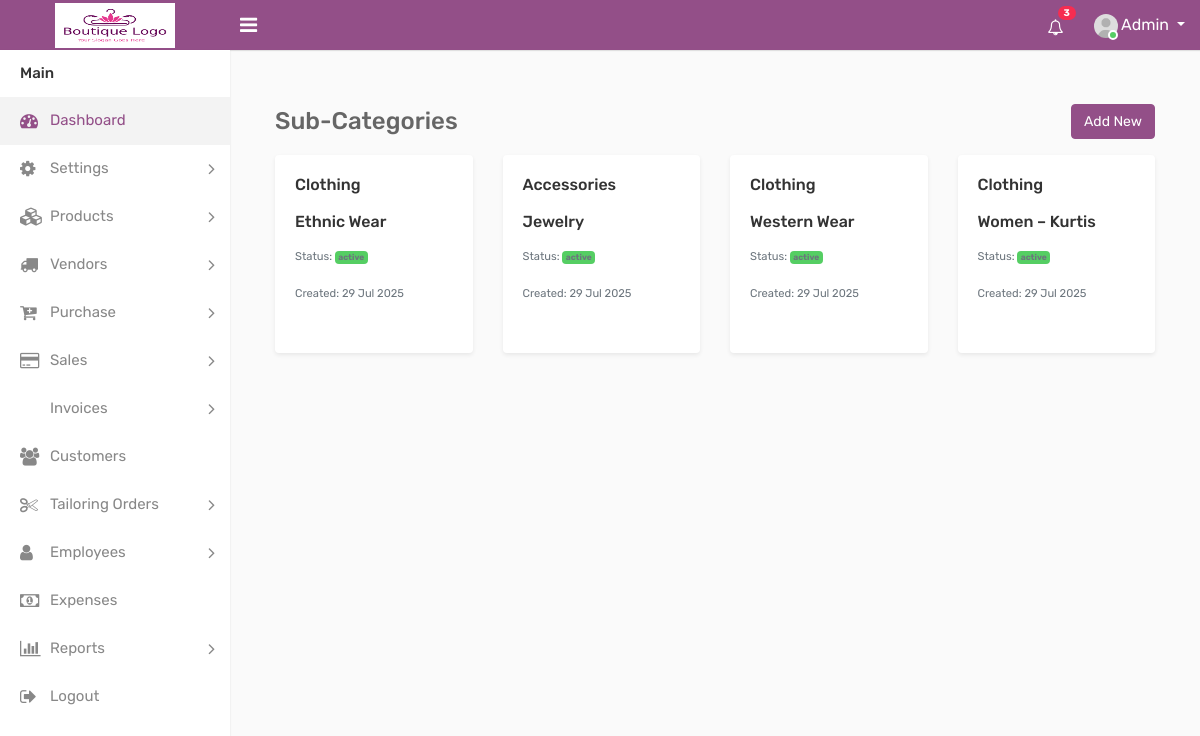
The page /products/sub_categories/ (signed in) on the database its author committed.
### B_App/models.py (models this page shows, shortened)
class ShopSettings(models.Model):
    user = models.OneToOneField(User, on_delete=models.CASCADE)
    shop_name = models.CharField(max_length=255)
    address = models.TextField()
    email = models.EmailField()
    phone = models.CharField(max_length=20)
    logo = models.ImageField(upload_to='logos/', blank=True, null=True)
    theme_color = models.CharField(max_length=7, default='#0d6efd')

class tbl_SubCategory(models.Model):
    category = models.ForeignKey(tbl_Category, on_delete=models.CASCADE, related_name="subcategories")
    name = models.CharField(max_length=100)
    status = models.CharField(max_length=100, null=True, choices=[('active', 'Active'), ('inactive', 'Inactive')])
    created_at = models.DateTimeField(auto_now_add=True)
    updated_at = models.DateTimeField(auto_now=True)

class tbl_Category(models.Model):
    name = models.CharField(max_length=100, null=True)
    status = models.CharField(max_length=100, null=True, choices=[('active', 'Active'), ('inactive', 'Inactive')])
    created_at = models.DateTimeField(auto_now_add=True)
    updated_at = models.DateTimeField(auto_now=True)

### B_App/views.py (the view)
# urls.py: path("products/sub_categories/",sub_categories,name="sub_categories"),
@login_required
def sub_categories(request):
    settings=ShopSettings.objects.first()
    sub=tbl_SubCategory.objects.all()
    context={
        "sub":sub,
        "settings":settings
    }
    return render(request, "products/sub_categories.html",context)

### B_App/context_processors.py (called while the page is built)
def global_settings(request):
    shop_settings = ShopSettings.objects.first()
    theme_settings = None
    if request.user.is_authenticated:
        try:
            theme_settings = ThemeSettings.objects.get(user=request.user)
        except ThemeSettings.DoesNotExist:
            theme_settings = None
    return {
        'settings': shop_settings,
        'theme': theme_settings
    }

### templates/products/sub_categories.html
{% include 'navbar.html' %}
{% load static %}
{% block content %}
<div class="container mt-4">
    <div class="d-flex justify-content-between align-items-center mb-3">
        <h3 class="mb-0">Sub-Categories</h3>
        <a href="/subcategory/add/" class="btn btn-primary">Add New</a>
    </div>
    <div class="row">
        {% for category in sub %}
        <div class="col-md-4 col-lg-3 mb-4">
            <div class="card shadow-sm h-100">
                <div class="card-body">
                    <h5 class="card-title">{{ category.category.name }}</h5>
                    <h5 class="card-title">{{ category.name }}</h5>
                    <p class="card-text text-muted small">Status: <span class="badge {% if category.status == 'active' %}bg-success{% else %}bg-secondary{% endif %}">{{ category.status }}</span></p>
                    <p class="card-text"><small class="text-muted">Created: {{ category.created_at|date:"d M Y" }}</small></p>
                </div>
            </div>
        </div>
        {% empty %}
            <p>No sub-categories available.</p>
        {% endfor %}
    </div>
</div>
{% endblock %}

### templates/navbar.html (shortened to what this page needs)
<!DOCTYPE html>
{% load static %}
<html lang="en">
<head>
    <link rel="stylesheet" type="text/css" href="{% static 'assets/css/bootstrap.min.css' %}">
    <link rel="stylesheet" type="text/css" href="{% static 'assets/css/font-awesome.min.css' %}">
    <link rel="stylesheet" type="text/css" href="{% static 'assets/css/style.css' %}">
</head>
<body>
    <div class="main-wrapper">
        <div class="header" style="background-color:{{settings.theme_color}}">
			<div class="header-left">
				<a href="/dashboard/" class="logo">
                    {% if settings.logo %}
				<img src="{{settings.logo.url}}" width="120" height="45" alt="">
                    {%else %}<span>Your Logo</span>
                    {% endif %}
				</a>
			</div>
			<a id="toggle_btn" href="javascript:void(0);"><i class="fa fa-bars"></i></a>
            <ul class="nav user-menu float-right">
                <li class="nav-item dropdown d-none d-sm-block">
                    <a href="#" class="dropdown-toggle nav-link" data-toggle="dropdown"><i class="fa fa-bell-o"></i> <span class="badge badge-pill bg-danger float-right">3</span></a>
                </li>
                <li class="nav-item dropdown has-arrow">
                    <a href="#" class="dropdown-toggle nav-link user-link" data-toggle="dropdown">
                        <span class="user-img">
							<img class="rounded-circle" src="{% static 'assets/img/user.jpg' %}" width="24" alt="Admin">
							<span class="status online"></span>
						</span>
						<span>Admin</span>
                    </a>
                </li>
            </ul>
        </div>
        <div class="sidebar" id="sidebar">
    <div class="sidebar-inner slimscroll">
        <div id="sidebar-menu" class="sidebar-menu">
            <ul>
                <li class="menu-title">Main</li>
                <li class="active">
                    <a href="{% url 'dashboard' %}"><i class="fa fa-dashboard"></i> <span>Dashboard</span></a>
                </li>
<li class="submenu">
                    <a href="#"><i class="fa fa-cog"></i> <span> Settings </span> <span class="menu-arrow"></span></a>
                </li>
                <li class="submenu">
    <a href="#"><i class="fa fa-cubes"></i> <span> Products </span> <span class="menu-arrow"></span></a>
</li>
                <li class="submenu">
    <a href="#"><i class="fa fa-truck"></i> <span> Vendors </span> <span class="menu-arrow"></span></a>
</li>
                <li class="submenu">
    <a href="#"><i class="fa fa-cart-plus"></i> <span> Purchase </span> <span class="menu-arrow"></span></a>
</li>
                <li class="submenu">
    <a href="#"><i class="fa fa-credit-card"></i> <span> Sales </span> <span class="menu-arrow"></span></a>
</li>
                <li class="submenu">
    <a href="#"><i class="fa fa-file-invoice"></i> <span> Invoices </span> <span class="menu-arrow"></span></a>
</li>
                <li>
                    <a href="{% url 'customers' %}"><i class="fa fa-users"></i> <span>Customers</span></a>
                </li>
                <li class="submenu">
                    <a href="#"><i class="fa fa-scissors"></i> <span> Tailoring Orders </span> <span class="menu-arrow"></span></a>
                </li>
                <li class="submenu">
                    <a href="#"><i class="fa fa-user"></i> <span> Employees </span> <span class="menu-arrow"></span></a>
                </li>
                <li>
                    <a href="{% url 'expenses' %}"><i class="fa fa-money"></i> <span>Expenses</span></a>
                </li>
                <li class="submenu">
                    <a href="#"><i class="fa fa-bar-chart"></i> <span> Reports </span> <span class="menu-arrow"></span></a>
                </li>
                <li>
                    <a href="{% url 'logout' %}"><i class="fa fa-sign-out"></i> <span>Logout</span></a>
                </li>
            </ul>
        </div>
    </div>
</div>
        <div class="page-wrapper">
            <div class="content">
</body>
</html>

### rows shown on the page
ShopSettings: logo (picture)
tbl_SubCategory: category.name "Clothing", name "Ethnic Wear", status "active", created_at "29 Jul 2025"
tbl_SubCategory: category.name "Accessories", name "Jewelry", status "active", created_at "29 Jul 2025"
tbl_SubCategory: category.name "Clothing", name "Western Wear", status "active", created_at "29 Jul 2025"
tbl_SubCategory: category.name "Clothing", name "Women – Kurtis", status "active", created_at "29 Jul 2025"
